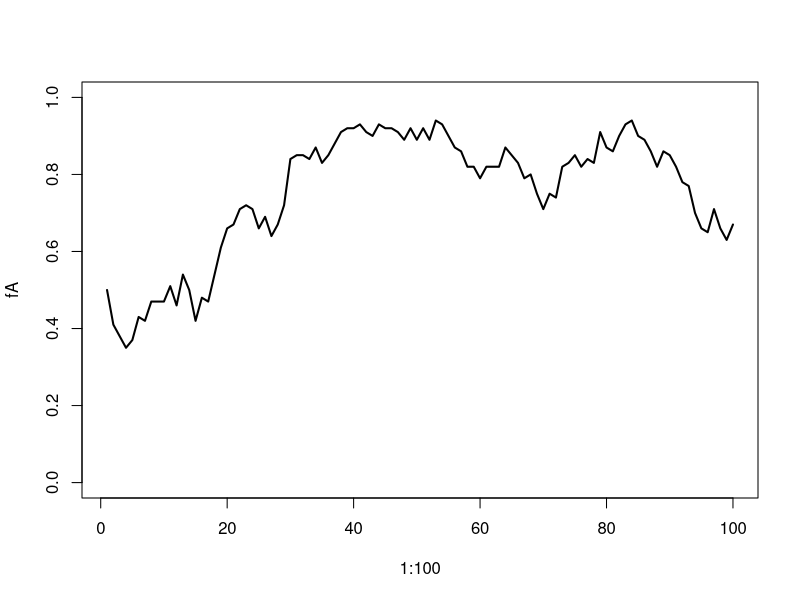

This chart was generated by the following R code:
## ---- chunk 1
N <- 50
fA <- 0.5
## ---- chunk 2
rbinom(1, 2*N, fA) / (2*N)
## ---- chunk 3
rbinom(1, 2*N, 0.53) / (2*N)
## ---- chunk 4

repeats <- 100
freqs <- c() ;
fA=0.50
for(i in 1:repeats){
  f=rbinom(1, 2*N, fA) / (2*N)
  fA=f
  freqs=c(freqs,fA)

}

print(freqs)
mean(freqs)

rbinom(1, 2*N, mean(freqs)) / (2*N)

for(i in 1:repeats){
  print(i)
  f=rbinom(1, 2*N, fA) / (2*N)
  freqs=c(freqs,f)
}
## ---- chunk 5
freqs=rbinom(100, 2*N, 0.53) / (2*N)
## ---- chunk 6
N <- 50
# 100 generations
fA <- rep(NA, 100)
# at t=0
fA[1] <- 0.50
## ---- chunk 7
for (t in 1:99) fA[t+1] <- rbinom(1, 2*N, fA[t]) / (2*N)
## ---- chunk 8
plot(x=1:100, y=fA, type="l", ylim=c(0,1), lwd=2)
## ---- chunk 9

N <-50  # size
gen <-  100 # generations
nrepl <- 10 # number of distinct simulations

stored_freqs=list()
for (j in 1:nrepl) {
  # different initial start
  
  fA=rbinom(1, 2*N, fA) / (2*N)
  for(i in 1:repeats){
  print(i)
  f=rbinom(1, 2*N, fA) / (2*N)
  freqs=c(freqs,f)
  print(freqs)
  stored_freqs=c(stored_freqs,freqs)
  }
}


## ---- chunk 10
# ...
## ---- chunk 11
# small population (blue)
# N <- ...

# large population (red)
# N <- ...
